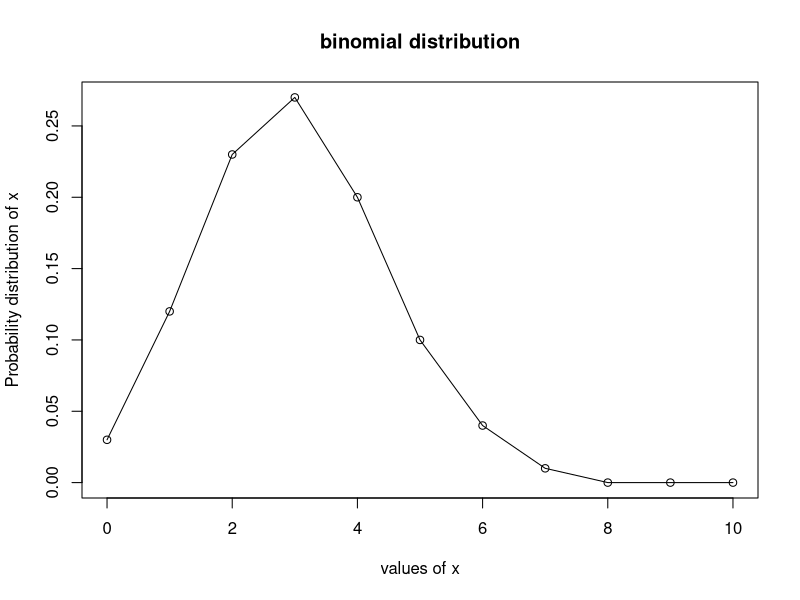

The R script that drew this image:
#problem 1
#Here x denotes the no. of wells with impurity
#X = {0,1,2,3,4,5,6,7,8,9,10}

n = 10
p = 0.30
q = 1-p

#(i) P(x =3)
prob_3=dbinom(x=3,n,p)
round(prob_3,2)

#(ii) P(x>3) = 1-P(x<=3)
prob_morethan3=1-pbinom(3,n,p)
round(prob_morethan3,2)

#(iii) Creating table
x = seq(0,10)
px = round(dbinom(x,n,p),2)
data.frame(x,px)

#(iv) Plotting
plot(x, px, type="o",xlab="values of x",ylab="Probability distribution of x",main = "binomial distribution")
